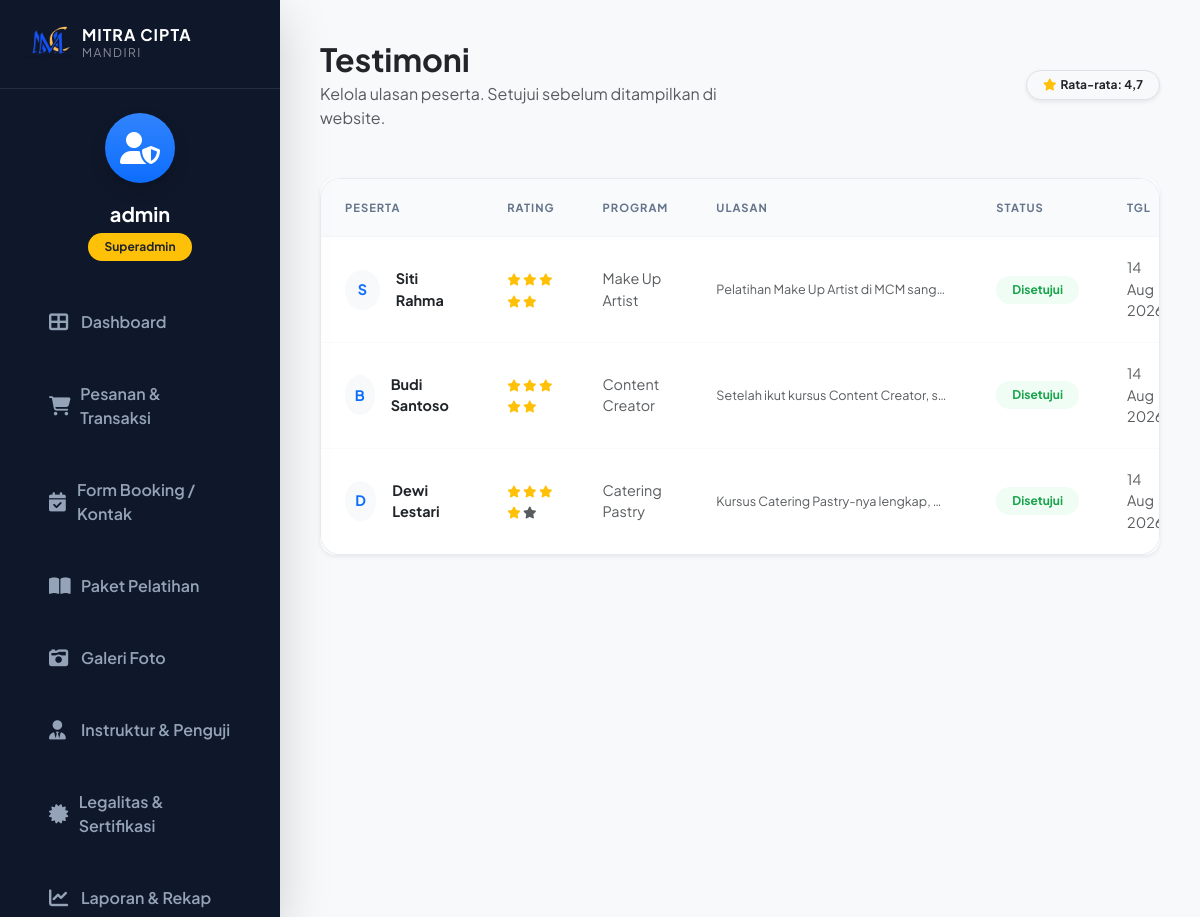
/admin/dashboard.php?page=testimonials (signed in), run on the app's committed database.
### tables this page shows
CREATE TABLE IF NOT EXISTS `testimonials` (
  `id` int(11) NOT NULL AUTO_INCREMENT,
  `name` varchar(100) NOT NULL,
  `rating` tinyint(1) NOT NULL DEFAULT 5,
  `review` text NOT NULL,
  `image` varchar(255) DEFAULT NULL,
  `class_id` int(11) DEFAULT NULL,
  `status` ENUM('pending','approved','rejected') DEFAULT 'pending',
  `created_at` timestamp NOT NULL DEFAULT CURRENT_TIMESTAMP,
  PRIMARY KEY (`id`),
  FOREIGN KEY (`class_id`) REFERENCES `classes`(`id`)
);

CREATE TABLE IF NOT EXISTS `classes` (
  `id` int(11) NOT NULL AUTO_INCREMENT,
  `name` varchar(100) NOT NULL,
  `start_date` date DEFAULT NULL,
  `category` varchar(50) NOT NULL,
  `examiner_id` int(11) DEFAULT NULL,
  `description` text NOT NULL,
  `image` varchar(255) NOT NULL,
  `features` text NOT NULL,
  `price` int(11) NOT NULL DEFAULT 500000,
  `created_at` timestamp NOT NULL DEFAULT CURRENT_TIMESTAMP,
  PRIMARY KEY (`id`)
);

### admin/pages/testimonials.php (the view, shortened to what this page needs)
<div class="row align-items-center mb-5 g-3" data-aos="fade-down">
    <div class="col-md-6">
        <h2 class="fw-bold mb-1 text-dark">Testimoni</h2>
        <p class="text-muted mb-0">Kelola ulasan peserta. Setujui sebelum ditampilkan di website.</p>
    </div>
    <div class="col-md-6 text-md-end">
        <span class="badge bg-light text-dark border px-3 py-2 rounded-pill shadow-sm">
            <i class="fas fa-star text-warning me-1"></i>Rata-rata: <?php echo number_format($avgRating, 1, ',', '.'); ?>
        </span>
    </div>
</div>
<div class="card border-0 shadow-sm rounded-4 overflow-hidden">
    <div class="card-body p-0">
        <div class="table-responsive">
            <table class="table align-middle mb-0">
                <thead class="bg-light">
                    <tr>
                        <th class="ps-4">Peserta</th>
                        <th>Rating</th>
                        <th>Program</th>
                        <th>Ulasan</th>
                        <th>Status</th>
                        <th>Tgl</th>
                    </tr>
                </thead>
                <tbody>
                    <?php if (empty($testimonials)): ?>
                        <tr><td colspan="7" class="text-center py-5 text-muted">Belum ada testimoni.</td></tr>
                    <?php else: ?>
                        <?php foreach ($testimonials as $t):
                            $rating = (int)$t['rating'];
                            $badges = [
                                'pending' => ['badge-soft-warning', 'Menunggu'],
                                'approved' => ['badge-soft-success', 'Disetujui'],
                                'rejected' => ['badge-soft-danger', 'Ditolak'],
                            ];
                            $badge = $badges[$t['status']] ?? ['badge-soft-primary', $t['status']];
                        ?>
                        <tr>
                            <td class="ps-4">
                                <div class="d-flex align-items-center">
                                    <?php if (!empty($t['image'])): ?>
                                        <img src="<?php echo htmlspecialchars(getImgSrc($t['image'])); ?>" alt="<?php echo htmlspecialchars($t['name']); ?>" class="rounded-circle me-3 border border-2 border-white shadow-sm" style="width: 40px; height: 40px; object-fit: cover;">
                                    <?php else: ?>
                                        <div class="rounded-circle bg-light text-primary d-flex align-items-center justify-content-center fw-bold me-3" style="width: 40px; height: 40px;"><?php echo strtoupper(mb_substr(trim($t['name']), 0, 1)); ?></div>
                                    <?php endif; ?>
                                    <span class="fw-bold text-dark"><?php echo htmlspecialchars($t['name']); ?></span>
                                </div>
                            </td>
                            <td>
                                <?php for ($i = 1; $i <= 5; $i++): ?>
                                    <i class="fas fa-star <?php echo $i <= $rating ? 'text-warning' : 'text-muted'; ?>" style="font-size: 0.75rem;"></i>
                                <?php endfor; ?>
                            </td>
                            <td class="text-muted small"><?php echo htmlspecialchars($t['class_name'] ?? '-'); ?></td>
                            <td style="max-width: 280px;"><span class="text-muted small d-block text-truncate"><?php echo htmlspecialchars($t['review']); ?></span></td>
                            <td><span class="badge <?php echo $badge[0]; ?>"><?php echo $badge[1]; ?></span></td>
                            <td class="small text-muted"><?php echo date('d M Y', strtotime($t['created_at'])); ?></td>
                        </tr>
                        <?php endforeach; ?>
                    <?php endif; ?>
                </tbody>
            </table>
        </div>
    </div>
</div>

### admin/includes/styles_head.php (style rules this page uses)
:root { --primary-color: #2563eb; --secondary-color: #3b82f6; --dark-bg: #0f172a; --sidebar-bg: #1e293b; }
html, body { height: auto !important; min-height: 100% !important; overflow-x: hidden !important; overflow-y: auto !important; -webkit-overflow-scrolling: touch; }
body { background-color: #f8fafc; font-family: 'Plus Jakarta Sans', sans-serif; color: #334155; -webkit-tap-highlight-color: transparent; overflow-x: hidden; }

### admin/includes/styles_head_components.php (style rules this page uses)
.card { border-radius: 1.25rem; border: 1px solid rgba(226, 232, 240, 0.6); box-shadow: 0 10px 30px -5px rgba(0, 0, 0, 0.04); background: #ffffff; transition: all 0.3s cubic-bezier(0.4, 0, 0.2, 1); }
.table-responsive { border-radius: 1.25rem; border: 1px solid rgba(226, 232, 240, 0.8); background: #fff; }
.table { margin-bottom: 0; }
.table thead th { background: #f8fafc; color: #64748b; font-weight: 700; text-transform: uppercase; font-size: 0.7rem; letter-spacing: 1px; padding: 1.25rem 1.5rem; border-bottom: 1px solid #f1f5f9; }
.table tbody td { padding: 1.25rem 1.5rem; border-bottom: 1px solid #f8fafc; color: #334155; font-size: 0.9rem; }
.table tbody tr:last-child td { border-bottom: none; }
.badge { padding: 0.5rem 1rem; font-weight: 700; border-radius: 50rem; font-size: 0.75rem; }
.badge-soft-success { background: #f0fdf4; color: #16a34a; }

### data on the page
testimonials: name "S", name "Siti Rahma", rating 5 (drawn), class.name "Make Up Artist", review "Pelatihan Make Up Artist di MCM sang…", status "Disetujui", created_at "14 Aug…"
testimonials: name "B", name "Budi Santoso", rating 5 (drawn), class.name "Content Creator", review "Setelah ikut kursus Content Creator, s…", status "Disetujui", created_at "14 Aug…"
testimonials: name "D", name "Dewi Lestari", rating 4 (drawn), class.name "Catering Pastry", review "Kursus Catering Pastry-nya lengkap,…", status "Disetujui", created_at "14 Aug…"

### other printed values
$_SESSION['admin_username'] "admin"
$avgRating "4,7"
